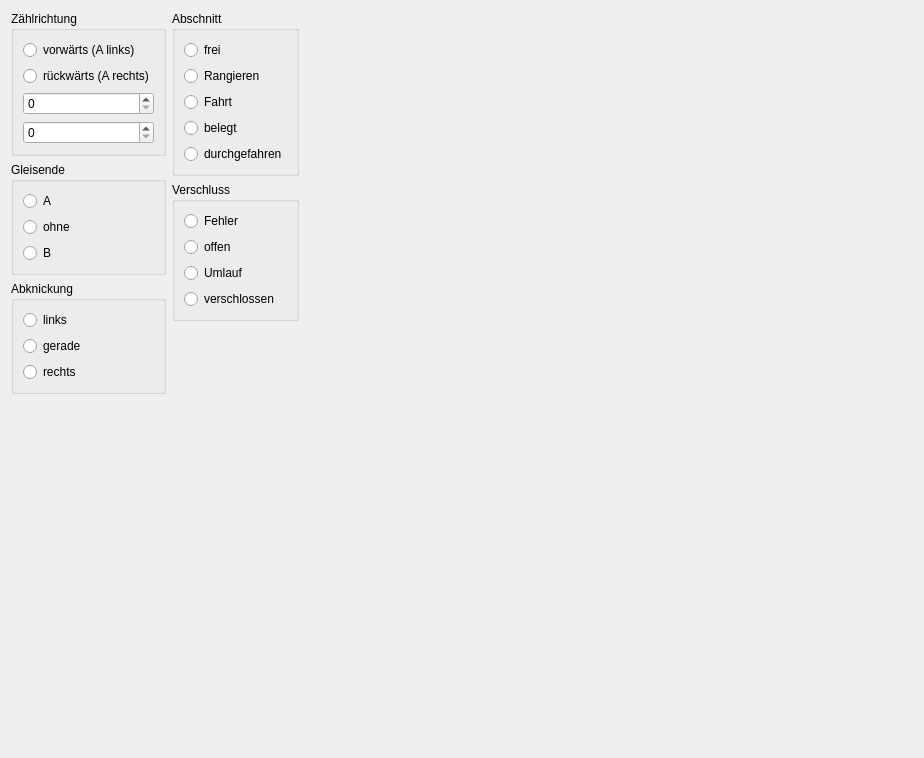
<?xml version="1.0" encoding="UTF-8"?>
<ui version="4.0">
 <class>RailStudy</class>
 <widget class="QWidget" name="RailStudy">
  <property name="geometry">
   <rect>
    <x>0</x>
    <y>0</y>
    <width>924</width>
    <height>758</height>
   </rect>
  </property>
  <property name="windowTitle">
   <string>Form</string>
  </property>
  <layout class="QHBoxLayout" name="horizontalLayout">
   <item>
    <layout class="QVBoxLayout" name="verticalLayout_5">
     <item>
      <widget class="QGroupBox" name="groupBox_2">
       <property name="title">
        <string>Zählrichtung</string>
       </property>
       <layout class="QVBoxLayout" name="verticalLayout_3">
        <item>
         <widget class="QRadioButton" name="forwardButton">
          <property name="text">
           <string>vorwärts (A links)</string>
          </property>
         </widget>
        </item>
        <item>
         <widget class="QRadioButton" name="backwardButton">
          <property name="text">
           <string>rückwärts (A rechts)</string>
          </property>
         </widget>
        </item>
        <item>
         <widget class="QSpinBox" name="extensionBox">
          <property name="maximum">
           <number>8</number>
          </property>
         </widget>
        </item>
        <item>
         <widget class="QSpinBox" name="lineBox">
          <property name="maximum">
           <number>2</number>
          </property>
         </widget>
        </item>
       </layout>
      </widget>
     </item>
     <item>
      <widget class="QGroupBox" name="groupBox">
       <property name="title">
        <string>Gleisende</string>
       </property>
       <layout class="QVBoxLayout" name="verticalLayout">
        <item>
         <widget class="QRadioButton" name="leftButton">
          <property name="text">
           <string>A</string>
          </property>
         </widget>
        </item>
        <item>
         <widget class="QRadioButton" name="noButton">
          <property name="text">
           <string>ohne</string>
          </property>
         </widget>
        </item>
        <item>
         <widget class="QRadioButton" name="rightButton">
          <property name="text">
           <string>B</string>
          </property>
         </widget>
        </item>
       </layout>
      </widget>
     </item>
     <item>
      <widget class="QGroupBox" name="groupBox_5">
       <property name="title">
        <string>Abknickung</string>
       </property>
       <layout class="QVBoxLayout" name="verticalLayout_7">
        <item>
         <widget class="QRadioButton" name="leftBendButton">
          <property name="text">
           <string>links</string>
          </property>
         </widget>
        </item>
        <item>
         <widget class="QRadioButton" name="straightButton">
          <property name="text">
           <string>gerade</string>
          </property>
         </widget>
        </item>
        <item>
         <widget class="QRadioButton" name="rightBendButton">
          <property name="text">
           <string>rechts</string>
          </property>
         </widget>
        </item>
       </layout>
      </widget>
     </item>
     <item>
      <spacer name="verticalSpacer">
       <property name="orientation">
        <enum>Qt::Vertical</enum>
       </property>
       <property name="sizeHint" stdset="0">
        <size>
         <width>20</width>
         <height>40</height>
        </size>
       </property>
      </spacer>
     </item>
    </layout>
   </item>
   <item>
    <layout class="QVBoxLayout" name="verticalLayout_2">
     <item>
      <widget class="QGroupBox" name="groupBox_4">
       <property name="title">
        <string>Abschnitt</string>
       </property>
       <layout class="QVBoxLayout" name="verticalLayout_4">
        <item>
         <widget class="QRadioButton" name="freeButton">
          <property name="text">
           <string>frei</string>
          </property>
         </widget>
        </item>
        <item>
         <widget class="QRadioButton" name="shuntButton">
          <property name="text">
           <string>Rangieren</string>
          </property>
         </widget>
        </item>
        <item>
         <widget class="QRadioButton" name="tourButton">
          <property name="text">
           <string>Fahrt</string>
          </property>
         </widget>
        </item>
        <item>
         <widget class="QRadioButton" name="occupiedButton">
          <property name="text">
           <string>belegt</string>
          </property>
         </widget>
        </item>
        <item>
         <widget class="QRadioButton" name="passedButton">
          <property name="text">
           <string>durchgefahren</string>
          </property>
         </widget>
        </item>
       </layout>
      </widget>
     </item>
     <item>
      <widget class="QGroupBox" name="groupBox_3">
       <property name="title">
        <string>Verschluss</string>
       </property>
       <layout class="QVBoxLayout" name="verticalLayout_6">
        <item>
         <widget class="QRadioButton" name="errorButton">
          <property name="text">
           <string>Fehler</string>
          </property>
         </widget>
        </item>
        <item>
         <widget class="QRadioButton" name="openButton">
          <property name="text">
           <string>offen</string>
          </property>
         </widget>
        </item>
        <item>
         <widget class="QRadioButton" name="pendingButton">
          <property name="text">
           <string>Umlauf</string>
          </property>
         </widget>
        </item>
        <item>
         <widget class="QRadioButton" name="lockedButton">
          <property name="text">
           <string>verschlossen</string>
          </property>
         </widget>
        </item>
       </layout>
      </widget>
     </item>
     <item>
      <spacer name="verticalSpacer_2">
       <property name="orientation">
        <enum>Qt::Vertical</enum>
       </property>
       <property name="sizeHint" stdset="0">
        <size>
         <width>20</width>
         <height>40</height>
        </size>
       </property>
      </spacer>
     </item>
    </layout>
   </item>
   <item>
    <widget class="QWidget" name="symbolWidget" native="true">
     <property name="sizePolicy">
      <sizepolicy hsizetype="Preferred" vsizetype="Preferred">
       <horstretch>3</horstretch>
       <verstretch>0</verstretch>
      </sizepolicy>
     </property>
     <widget class="mrw::ui::RailWidget" name="smallRailWidget" native="true">
      <property name="geometry">
       <rect>
        <x>10</x>
        <y>570</y>
        <width>40</width>
        <height>40</height>
       </rect>
      </property>
     </widget>
     <widget class="mrw::ui::RailWidget" name="bigRailWidget" native="true">
      <property name="geometry">
       <rect>
        <x>20</x>
        <y>20</y>
        <width>200</width>
        <height>200</height>
       </rect>
      </property>
     </widget>
    </widget>
   </item>
  </layout>
 </widget>
 <customwidgets>
  <customwidget>
   <class>mrw::ui::RailWidget</class>
   <extends>QWidget</extends>
   <header location="global">ui/railwidget.h</header>
   <container>1</container>
  </customwidget>
 </customwidgets>
 <tabstops>
  <tabstop>forwardButton</tabstop>
  <tabstop>extensionBox</tabstop>
  <tabstop>leftButton</tabstop>
  <tabstop>noButton</tabstop>
  <tabstop>rightButton</tabstop>
  <tabstop>freeButton</tabstop>
  <tabstop>shuntButton</tabstop>
  <tabstop>tourButton</tabstop>
  <tabstop>occupiedButton</tabstop>
  <tabstop>passedButton</tabstop>
  <tabstop>errorButton</tabstop>
  <tabstop>openButton</tabstop>
  <tabstop>pendingButton</tabstop>
  <tabstop>lockedButton</tabstop>
 </tabstops>
 <resources/>
 <connections/>
</ui>
